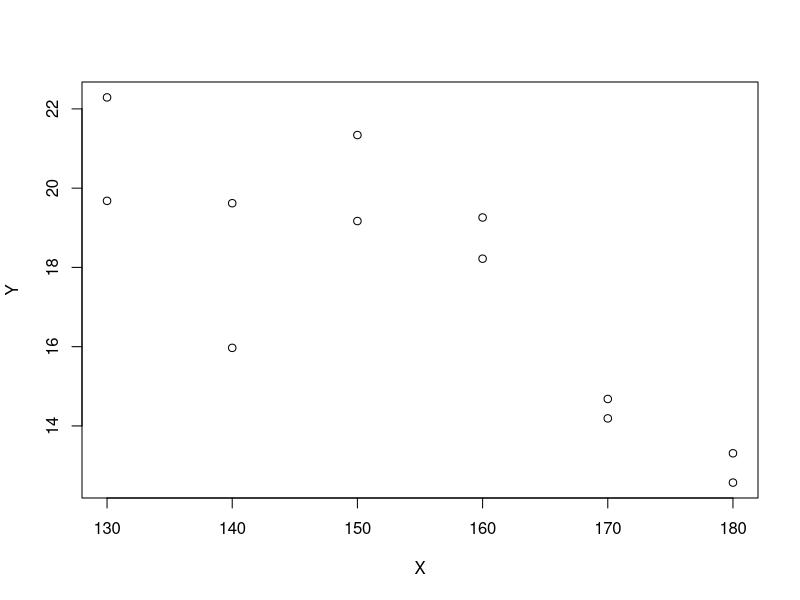

Recreate this plot in R.
## ---- chunk 1
knitr::opts_chunk$set(echo = TRUE)
## ---- chunk 2
X <- c(130, 130, 140, 140, 150, 150, 160, 160, 170, 170, 180, 180)
Y <- c(19.68, 22.29, 19.62, 15.97, 19.17, 21.34, 18.22, 19.26, 14.68, 14.19, 13.31, 12.57)

plot(X,Y)
## ---- chunk 3
lm_1 <- lm(Y ~ X)
lm_1

fitted(lm_1)[1]
residuals(lm_1)[1]
## ---- chunk 4
n <- length(X) # Number of observations

lm_1_SSE <- sum((Y-fitted(lm_1))^2)
lm_1_MSE <- lm_1_SSE / (n-2)
## ---- chunk 5
confint(lm_1)
## ---- chunk 6
confint(lm_1)
## ---- chunk 7

## ---- chunk 8

## ---- chunk 9
anova(lm_1)

#F(0.95) = 4.9646
## ---- chunk 10

## ---- chunk 11
summary(lm_1)

cor(X,Y)
## ---- chunk 12
cor.test(X,Y,method = "spearman")
